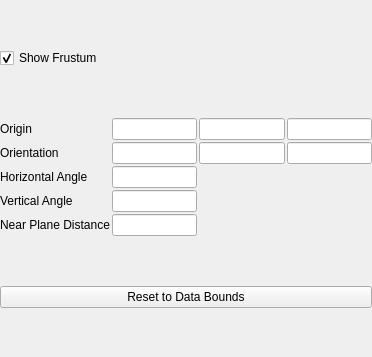
<?xml version="1.0" encoding="UTF-8"?>
<!-- SPDX-FileCopyrightText: Copyright (c) Kitware Inc. -->
<!-- SPDX-License-Identifier: BSD-3-Clause -->

<ui version="4.0">
 <class>FrustumPropertyWidget</class>
 <widget class="QWidget" name="FrustumPropertyWidget">
  <property name="geometry">
   <rect>
    <x>0</x>
    <y>0</y>
    <width>372</width>
    <height>357</height>
   </rect>
  </property>
  <property name="windowTitle">
   <string>Form</string>
  </property>
  <layout class="QGridLayout" name="layout1">
   <property name="margin">
    <number>0</number>
   </property>
   <property name="spacing">
    <number>2</number>
   </property>
   <item row="0" column="0" colspan="2">
    <widget class="QCheckBox" name="show3DWidget">
     <property name="toolTip">
      <string>Enable/disable showing the interactive frustum widget in the 3d render view.</string>
     </property>
     <property name="text">
      <string>Show Frustum</string>
     </property>
     <property name="checked">
      <bool>true</bool>
     </property>
    </widget>
   </item>
   <item row="5" column="0" colspan="2">
    <layout class="QGridLayout" name="gridLayout2">
     <property name="spacing">
      <number>2</number>
     </property>
     <item row="0" column="2">
      <widget class="pqDoubleLineEdit" name="originY"/>
     </item>
     <item row="2" column="0">
      <widget class="QLabel" name="horizontalAngleLabel">
       <property name="text">
        <string>Horizontal Angle</string>
       </property>
      </widget>
     </item>
     <item row="3" column="0">
        <widget class="QLabel" name="verticalAngleLabel">
            <property name="text">
                <string>Vertical Angle</string>
            </property>
        </widget>
     </item>
     <item row="4" column="0">
        <widget class="QLabel" name="nearPlaneDistanceLabel">
            <property name="text">
                <string>Near Plane Distance</string>
            </property>
        </widget>
     </item>
     <item row="1" column="2">
      <widget class="pqDoubleLineEdit" name="orientationY"/>
     </item>
     <item row="1" column="0">
      <widget class="QLabel" name="orientationLabel">
       <property name="text">
        <string>Orientation</string>
       </property>
      </widget>
     </item>
     <item row="1" column="1">
      <widget class="pqDoubleLineEdit" name="orientationX"/>
     </item>
     <item row="2" column="1">
      <widget class="pqDoubleLineEdit" name="horizontalAngle"/>
     </item>
     <item row="3" column="1">
        <widget class="pqDoubleLineEdit" name="verticalAngle"/>
     </item>
     <item row="4" column="1">
        <widget class="pqDoubleLineEdit" name="nearPlaneDistance"/>
     </item>
     <item row="1" column="3">
      <widget class="pqDoubleLineEdit" name="orientationZ">
       <property name="text">
        <string/>
       </property>
      </widget>
     </item>
     <item row="0" column="0">
      <widget class="QLabel" name="originLabel">
       <property name="text">
        <string>Origin</string>
       </property>
      </widget>
     </item>
     <item row="0" column="1">
      <widget class="pqDoubleLineEdit" name="originX"/>
     </item>
     <item row="0" column="3">
      <widget class="pqDoubleLineEdit" name="originZ"/>
     </item>
    </layout>
   </item>
   <item row="6" column="0" colspan="2">
    <layout class="QGridLayout" name="gridLayout3">
     <item row="0" column="0" colspan="2">
      <widget class="QPushButton" name="resetBounds">
       <property name="toolTip">
        <string>Reset the frustum's properties based on the data bounds.</string>
       </property>
       <property name="text">
        <string>Reset to Data Bounds</string>
       </property>
      </widget>
     </item>
    </layout>
   </item>
  </layout>
 </widget>
 <customwidgets>
  <customwidget>
   <class>pqDoubleLineEdit</class>
   <extends>QLineEdit</extends>
   <header>pqDoubleLineEdit.h</header>
  </customwidget>
 </customwidgets>
 <tabstops>
  <tabstop>show3DWidget</tabstop>
  <tabstop>originX</tabstop>
  <tabstop>originY</tabstop>
  <tabstop>originZ</tabstop>
  <tabstop>orientationX</tabstop>
  <tabstop>orientationY</tabstop>
  <tabstop>orientationZ</tabstop>
  <tabstop>horizontalAngle</tabstop>
  <tabstop>verticalAngle</tabstop>
  <tabstop>nearPlaneDistance</tabstop>
 </tabstops>
 <resources/>
 <connections/>
</ui>
